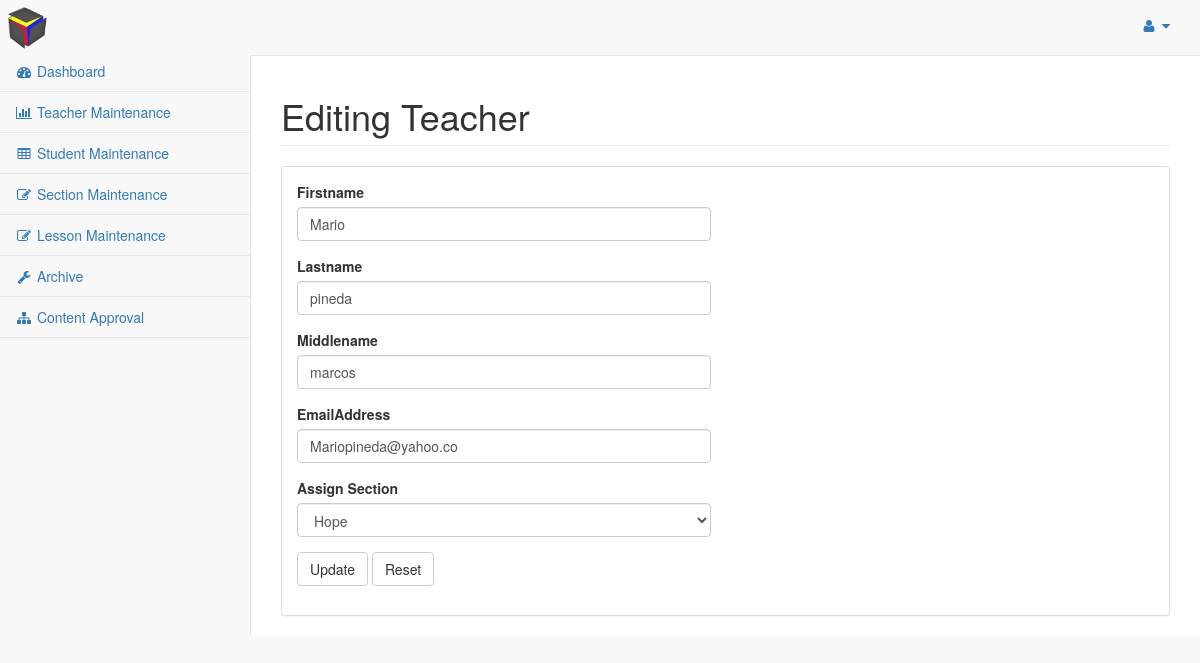
The page /admin/editteacher.php?TeacherID=15051502 on the database its author committed.
### tables this page shows
CREATE TABLE `teacher_login` (
  `TeacherID` int(10) NOT NULL AUTO_INCREMENT,
  `Username` varchar(20) NOT NULL,
  `Password` varchar(20) DEFAULT NULL,
  `Firstname` varchar(20) DEFAULT NULL,
  `Lastname` varchar(20) DEFAULT NULL,
  `Middlename` varchar(20) DEFAULT NULL,
  `TeacherImage` varchar(100) DEFAULT NULL,
  `Email` varchar(20) DEFAULT NULL,
  `Section` varchar(20) NOT NULL,
  `Active` varchar(255) DEFAULT NULL,
  PRIMARY KEY (`TeacherID`,`Username`,`Section`)
);

### admin/editteacher.php (the view, shortened to what this page needs)
<?php
$teachid = $_GET['TeacherID'];
$o = "SELECT TeacherID,Firstname,Lastname,Middlename,Email,Section from teacher_login where TeacherID = $teachid ";
$result = mysql_query($o);
    while($o = mysql_fetch_array($result)){
                $fname = $o['Firstname'];
                $lname = $o['Lastname'];
                $mname = $o['Middlename'];
                $email = $o['Email'];
            }
?>
<html lang="en">
<head>
    <link href="./bower_components/bootstrap/dist/css/bootstrap.min.css" rel="stylesheet">
    <link href="./bower_components/metisMenu/dist/metisMenu.min.css" rel="stylesheet">
    <link href="./dist/css/timeline.css" rel="stylesheet">
    <link href="./dist/css/sb-admin-2.css" rel="stylesheet">
    <link href="./bower_components/morrisjs/morris.css" rel="stylesheet">
    <link href="./bower_components/font-awesome/css/font-awesome.min.css" rel="stylesheet" type="text/css">
</head>
<body>
    <div id="wrapper">
        <nav class="navbar navbar-default navbar-static-top" role="navigation" style="margin-bottom: 0">
            <div class="navbar-header">
                <a href="index.php"><img src="../images/MathBox.png" height="55" width="55"></a>
            </div>
            <ul class="nav navbar-top-links navbar-right">
                <li class="dropdown">
                    <a class="dropdown-toggle" data-toggle="dropdown" href="#">
                        <i class="fa fa-user fa-fw"></i>  <i class="fa fa-caret-down"></i>
                    </a>
                </li>
            </ul>
            <div class="navbar-default sidebar" role="navigation">
                <div class="sidebar-nav navbar-collapse">
                    <ul class="nav" id="side-menu">
                        <li>
                            <a href="dashboard.php"><i class="fa fa-dashboard fa-fw"></i> Dashboard</a>
                        </li>
                        <li>
                            <a href="teachermaintenance.php"><i class="fa fa-bar-chart-o fa-fw"></i> Teacher Maintenance</a>
                        </li>
                        <li>
                            <a href="studentmaintenance.php"><i class="fa fa-table fa-fw"></i> Student Maintenance</a>
                        </li>
                        <li>
                            <a href="sectionmaintenance.php"><i class="fa fa-edit fa-fw"></i> Section Maintenance</a>
                        </li>
                        <li>
                            <a href="lessonmaintenance.php"><i class="fa fa-edit fa-fw"></i> Lesson Maintenance</a>
                        </li>
                        <li>
                            <a href="archive.php"><i class="fa fa-wrench fa-fw"></i> Archive</a>
                        </li>
                        <li>
                            <a href="contentapproval.php"><i class="fa fa-sitemap fa-fw"></i> Content Approval</a>
                        </li>
                    </ul>
                </div>
            </div>
        </nav>
                <div id="page-wrapper">
            <div class="row">
                <div class="col-lg-12">
                    <h1 class="page-header">Editing Teacher</h1>
                </div>
            </div>
            <div class="row">
                <div class="col-lg-12">
                    <div class="panel panel-default">
                        <div class="panel-body">
                            <div class="row">
                                <div class="col-lg-6">
                                    <form method="POST" action="editteacherexe.php">
                                        <div class="form-group">
                                            <label>Firstname</label>
                                            <input name="firstname" class="form-control" value="<?php echo $fname ?>">
                                        </div>
                                        <div class="form-group">
                                            <label>Lastname</label>
                                            <input name="lastname" class="form-control" value="<?php echo $lname ?>">
                                        </div>
                                        <div class="form-group">
                                            <label>Middlename</label>
                                            <input name="middlename" class="form-control" value="<?php echo $mname ?>">
                                        </div>
                                        <div class="form-group">
                                            <label>EmailAddress</label>
                                            <input name="email" class="form-control" value="<?php echo $email ?>">
                                        </div>
                                        <div class="form-group">
                                            <label>Assign Section</label>
                                            <select class="form-control" name="section">
                                                <?php
                                                    $qry = "SELECT Section from tblsection";
                                                    $rsl = mysql_query($qry);
                                                    while($qry = mysql_fetch_array($rsl)){
                                                        $Section = $qry['Section'];
                                                        ?>
                                                <option>
                                                    <?php echo $Section; ?>
                                                </option>
                                                        <?php
                                                    }
                                                ?>
                                            </select>
                                        </div>
                                        <button type="submit" name="submit" class="btn btn-default">Update</button>
                                        <button type="reset" class="btn btn-default">Reset</button>
                                    </form>
                                </div>
                            </div>
                    </div>
                </div>
            </div>
        </div>
    </div>
    </div>
</body>
</html>

### rows shown on the page
teacher_login: firstname "Mario", lastname "pineda", middlename "marcos", email "Mariopineda@yahoo.co"

### other values the page prints
form field section "Hope"
